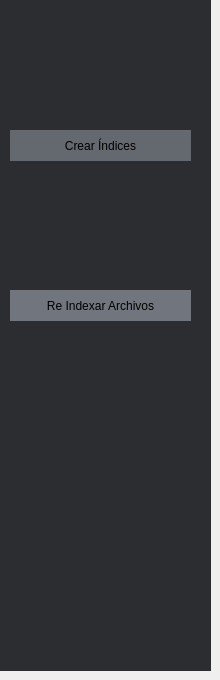
     <widget class="QWidget" name="page_4">
      <widget class="QWidget" name="layoutCampos_2" native="true">
       <property name="geometry">
        <rect>
         <x>0</x>
         <y>0</y>
         <width>211</width>
         <height>671</height>
        </rect>
       </property>
       <property name="palette">
        <palette>
         <active>
          <colorrole role="Base">
           <brush brushstyle="SolidPattern">
            <color alpha="255">
             <red>255</red>
             <green>255</green>
             <blue>255</blue>
            </color>
           </brush>
          </colorrole>
          <colorrole role="Window">
           <brush brushstyle="SolidPattern">
            <color alpha="255">
             <red>43</red>
             <green>45</green>
             <blue>48</blue>
            </color>
           </brush>
          </colorrole>
         </active>
         <inactive>
          <colorrole role="Base">
           <brush brushstyle="SolidPattern">
            <color alpha="255">
             <red>255</red>
             <green>255</green>
             <blue>255</blue>
            </color>
           </brush>
          </colorrole>
          <colorrole role="Window">
           <brush brushstyle="SolidPattern">
            <color alpha="255">
             <red>43</red>
             <green>45</green>
             <blue>48</blue>
            </color>
           </brush>
          </colorrole>
         </inactive>
         <disabled>
          <colorrole role="Base">
           <brush brushstyle="SolidPattern">
            <color alpha="255">
             <red>43</red>
             <green>45</green>
             <blue>48</blue>
            </color>
           </brush>
          </colorrole>
          <colorrole role="Window">
           <brush brushstyle="SolidPattern">
            <color alpha="255">
             <red>43</red>
             <green>45</green>
             <blue>48</blue>
            </color>
           </brush>
          </colorrole>
         </disabled>
        </palette>
       </property>
       <property name="autoFillBackground">
        <bool>true</bool>
       </property>
       <widget class="QWidget" name="wdIndices2" native="true">
        <property name="geometry">
         <rect>
          <x>10</x>
          <y>290</y>
          <width>181</width>
          <height>31</height>
         </rect>
        </property>
        <property name="palette">
         <palette>
          <active>
           <colorrole role="Window">
            <brush brushstyle="SolidPattern">
             <color alpha="255">
              <red>113</red>
              <green>118</green>
              <blue>126</blue>
             </color>
            </brush>
           </colorrole>
          </active>
          <inactive>
           <colorrole role="Window">
            <brush brushstyle="SolidPattern">
             <color alpha="255">
              <red>113</red>
              <green>118</green>
              <blue>126</blue>
             </color>
            </brush>
           </colorrole>
          </inactive>
          <disabled>
           <colorrole role="Base">
            <brush brushstyle="SolidPattern">
             <color alpha="255">
              <red>113</red>
              <green>118</green>
              <blue>126</blue>
             </color>
            </brush>
           </colorrole>
           <colorrole role="Window">
            <brush brushstyle="SolidPattern">
             <color alpha="255">
              <red>113</red>
              <green>118</green>
              <blue>126</blue>
             </color>
            </brush>
           </colorrole>
          </disabled>
         </palette>
        </property>
        <property name="autoFillBackground">
         <bool>true</bool>
        </property>
        <widget class="QLabel" name="lb_indices2">
         <property name="geometry">
          <rect>
           <x>0</x>
           <y>0</y>
           <width>181</width>
           <height>31</height>
          </rect>
         </property>
         <property name="cursor">
          <cursorShape>OpenHandCursor</cursorShape>
         </property>
         <property name="text">
          <string>Re Indexar Archivos</string>
         </property>
         <property name="alignment">
          <set>Qt::AlignCenter</set>
         </property>
        </widget>
       </widget>
       <widget class="QWidget" name="wdIndices1" native="true">
        <property name="geometry">
         <rect>
          <x>10</x>
          <y>130</y>
          <width>181</width>
          <height>31</height>
         </rect>
        </property>
        <property name="palette">
         <palette>
          <active>
           <colorrole role="Window">
            <brush brushstyle="SolidPattern">
             <color alpha="255">
              <red>100</red>
              <green>105</green>
              <blue>112</blue>
             </color>
            </brush>
           </colorrole>
          </active>
          <inactive>
           <colorrole role="Window">
            <brush brushstyle="SolidPattern">
             <color alpha="255">
              <red>100</red>
              <green>105</green>
              <blue>112</blue>
             </color>
            </brush>
           </colorrole>
          </inactive>
          <disabled>
           <colorrole role="Base">
            <brush brushstyle="SolidPattern">
             <color alpha="255">
              <red>100</red>
              <green>105</green>
              <blue>112</blue>
             </color>
            </brush>
           </colorrole>
           <colorrole role="Window">
            <brush brushstyle="SolidPattern">
             <color alpha="255">
              <red>100</red>
              <green>105</green>
              <blue>112</blue>
             </color>
            </brush>
           </colorrole>
          </disabled>
         </palette>
        </property>
        <property name="autoFillBackground">
         <bool>true</bool>
        </property>
        <widget class="QLabel" name="lb_indices1">
         <property name="geometry">
          <rect>
           <x>0</x>
           <y>0</y>
           <width>181</width>
           <height>31</height>
          </rect>
         </property>
         <property name="cursor">
          <cursorShape>OpenHandCursor</cursorShape>
         </property>
         <property name="text">
          <string>Crear Índices</string>
         </property>
         <property name="alignment">
          <set>Qt::AlignCenter</set>
         </property>
        </widget>
       </widget>
      </widget>
     </widget>
